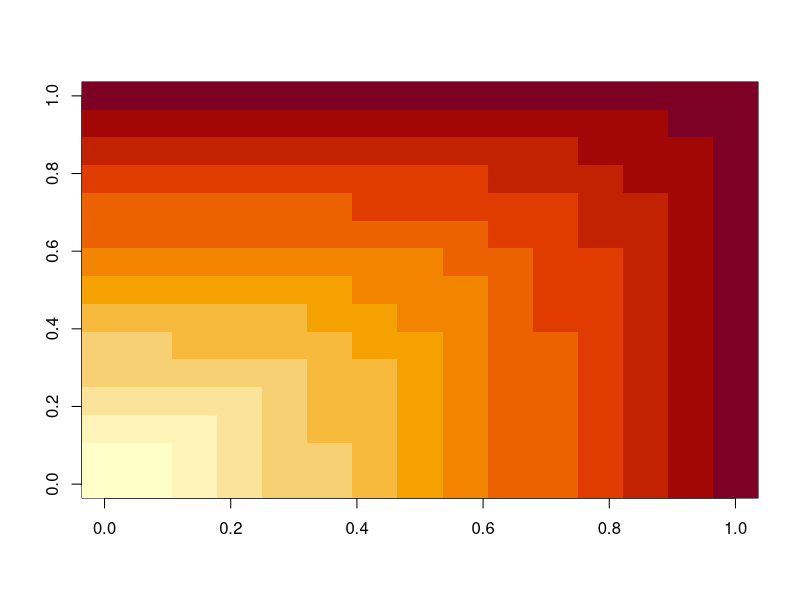
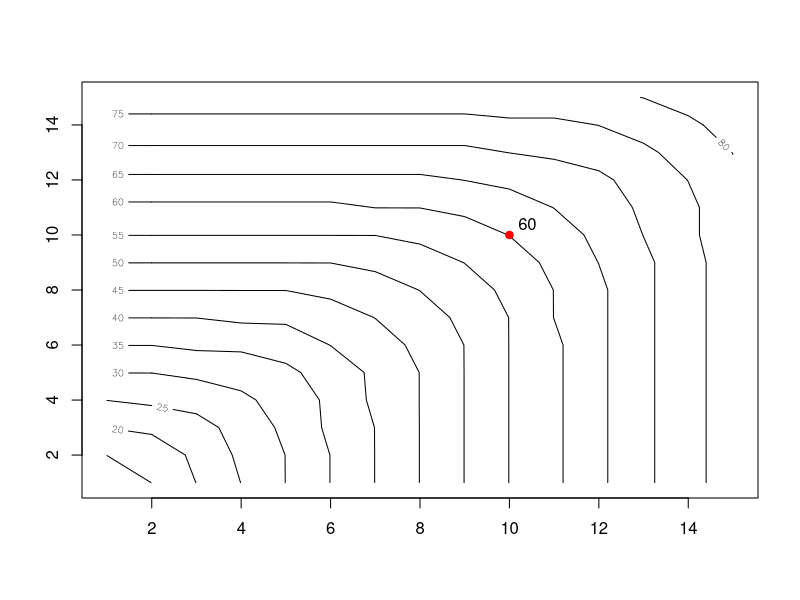

The R source for these figures, in order:


maxgood = 15

nneeded = function(goodKO,goodWT,ppower=0.8,pgoodKO=0.25,pgoodWT=0.25,Nmax=100){
  prelativ = pgoodKO/(pgoodKO+pgoodWT)
  pgoodtotal = pgoodKO + pgoodWT
  totalgood = goodKO+goodWT
  
  # given k animals that are either KO or WT, calculate the probability that
  # at least <goodWT> WT animals and at least <goodKO> KO animals
  pgoodfromk = function(k){
    # res gives the probability to draw at most k-goodWT knockout animals (left pbionm),
    # but not less than goodKO knockout animals (righgt pbinom)
    res = pbinom(k-goodWT,k,prelativ,lower.tail=T) - pbinom(goodKO-1,k,prelativ,lower.tail = T) 
    return(pmax(res,0))
  }
  
  # psuccess[j] contains the probability of a successful draw, if you produce j animals in total
  psuccess = numeric(Nmax)
  for (j in totalgood:Nmax){
    k = totalgood : Nmax
    psuccess[j] = sum( dbinom(k,j,pgoodtotal) * pgoodfromk(k) )
  }
  
  # find the smallest number of total animals
  # for which the success probability is above the desired threshold
  needed = min(which(psuccess>=ppower))
  return(needed)
}


maxgood = 15
required_power = 0.9
neededmat = matrix(Inf,ncol=maxgood,nrow=maxgood)
for(j in 1:maxgood){
  for(k in 1:maxgood){
    neededmat[j,k] = nneeded(goodKO=j,goodWT=k,ppower=required_power)
  }
}

maxneeded = max(neededmat)
image(t(neededmat))
contour(1:maxgood,1:maxgood,neededmat,nlevels=15)

neededmat[10,10]
text(x=10+0.4,y=10+0.4,neededmat[10,10])
points(10,10,pch=19,col="red")

